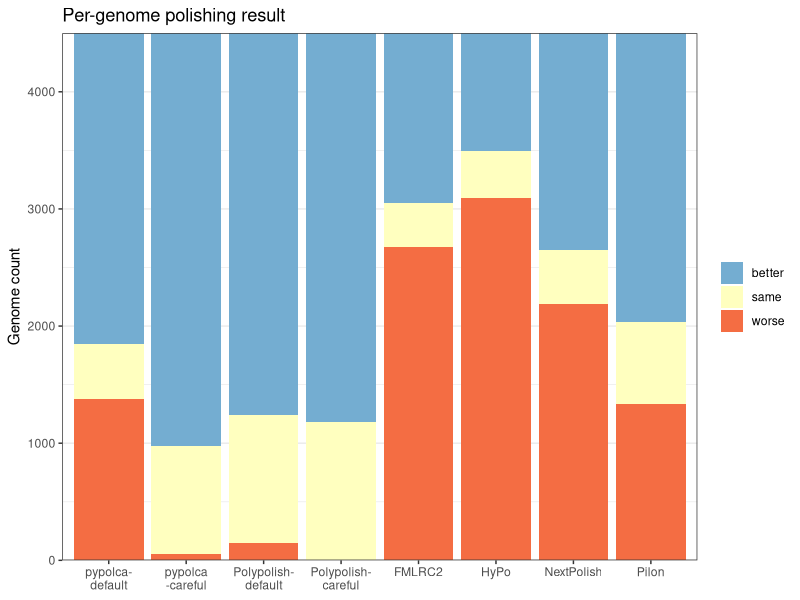
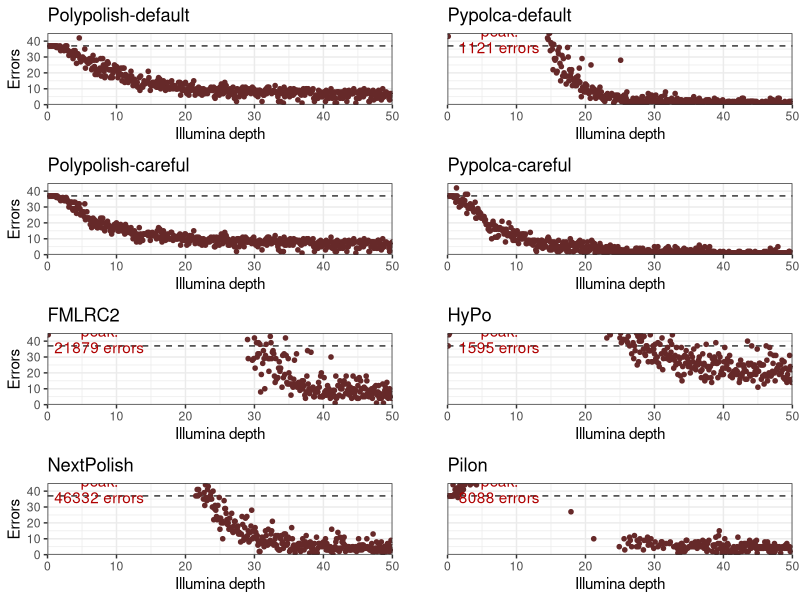
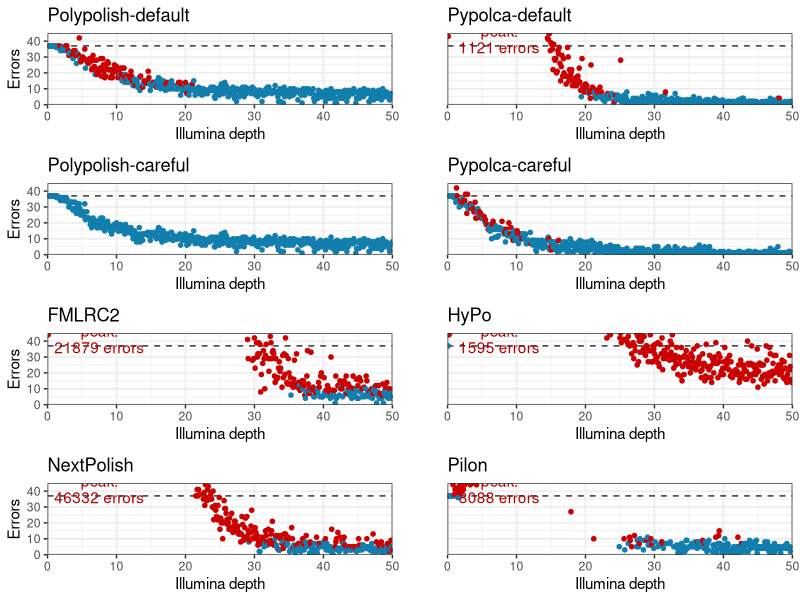
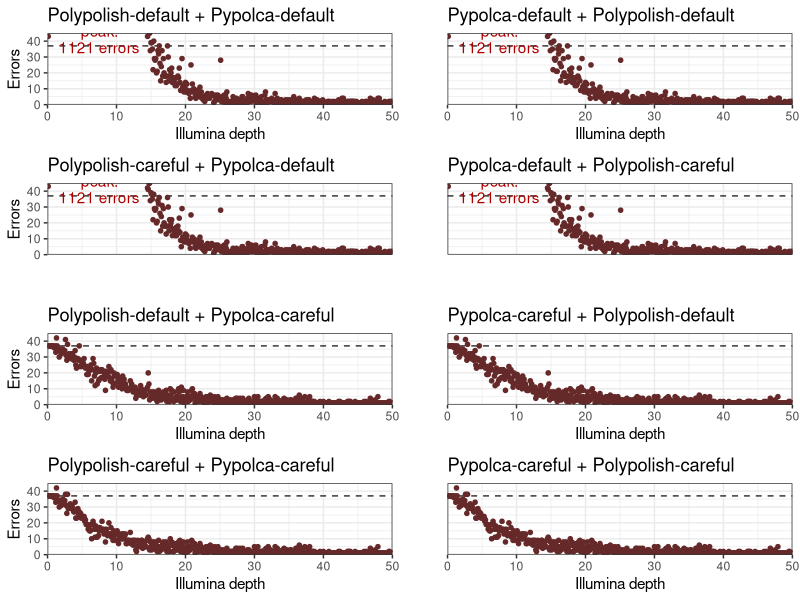
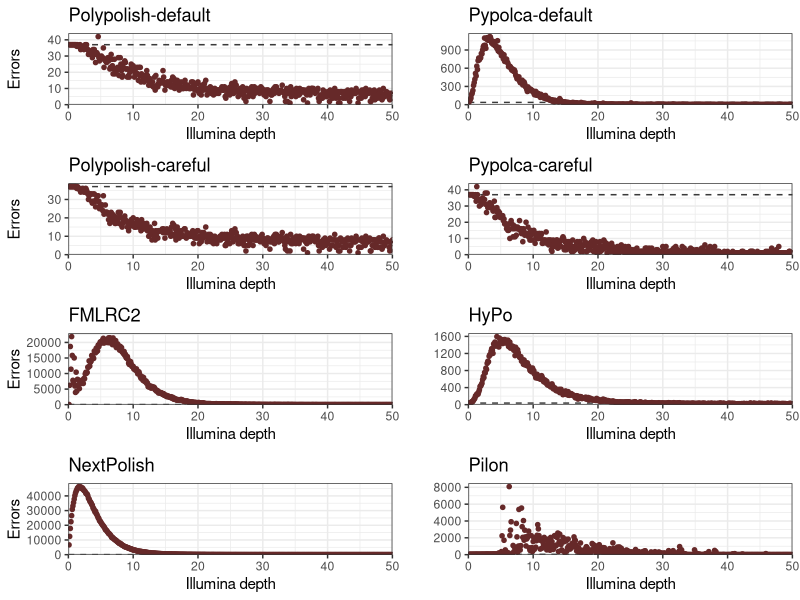

Source code (R) for these figures, in order:
## ---- chunk 1
library(tidyverse)
library(knitr)
library(readr)
library(dplyr)
library(cowplot)

plot_dir <- "plots"
dir.create(plot_dir)

opts_chunk$set(dpi=300, fig.path='plots/', echo=TRUE, dev=c('png','pdf'), warning=FALSE, message=FALSE)
pdf.options(useDingbats = FALSE)
## ---- chunk 2
per_genome_results <- read_delim("results.tsv", delim = "\t", escape_double = FALSE, trim_ws = TRUE)
colnames(per_genome_results) <- c("genome", "depth", "polishing", "errors")
per_genome_results$depth <- as.numeric(per_genome_results$depth)
per_genome_results <- per_genome_results %>% pivot_wider(names_from = polishing, values_from = errors)

per_genome_results <- per_genome_results %>%
  mutate(before_polish = case_when(
    genome == "ATCC_10708_Salmonella_enterica" ~ 3,
    genome == "ATCC_14035_Vibrio_cholerae" ~ 2,
    genome == "ATCC_17802_Vibrio_parahaemolyticus" ~ 2,
    genome == "ATCC_19119_Listeria_ivanovii" ~ 5,
    genome == "ATCC_25922_Escherichia_coli" ~ 1,
    genome == "ATCC_33560_Campylobacter_jejuni" ~ 5,
    genome == "ATCC_35221_Campylobacter_lari" ~ 18,
    genome == "ATCC_35897_Listeria_welshimeri" ~ 1,
    genome == "ATCC_BAA-679_Listeria_monocytogenes" ~ 0))
## ---- chunk 3
introduced <- per_genome_results
introduced$Polypolish_introduced <- ifelse(introduced$Polypolish - introduced$before_polish > 0, TRUE, FALSE)
introduced$`Polypolish-careful_introduced` <- ifelse(introduced$`Polypolish-careful` - introduced$before_polish > 0, TRUE, FALSE)
introduced$pypolca_introduced <- ifelse(introduced$pypolca - introduced$before_polish > 0, TRUE, FALSE)
introduced$`pypolca-careful_introduced` <- ifelse(introduced$`pypolca-careful` - introduced$before_polish > 0, TRUE, FALSE)
introduced$HyPo_introduced <- ifelse(introduced$HyPo - introduced$before_polish > 0, TRUE, FALSE)
introduced$FMLRC2_introduced <- ifelse(introduced$FMLRC2 - introduced$before_polish > 0, TRUE, FALSE)
introduced$NextPolish_introduced <- ifelse(introduced$NextPolish - introduced$before_polish > 0, TRUE, FALSE)
introduced$Pilon_introduced <- ifelse(introduced$Pilon - introduced$before_polish > 0, TRUE, FALSE)
introduced$`Polypolish+pypolca_introduced` <- ifelse(introduced$`Polypolish+pypolca` - introduced$before_polish > 0, TRUE, FALSE)
introduced$`Polypolish-careful+pypolca-careful_introduced` <- ifelse(introduced$`Polypolish-careful+pypolca-careful` - introduced$before_polish > 0, TRUE, FALSE)
introduced$`Polypolish-careful+pypolca_introduced` <- ifelse(introduced$`Polypolish-careful+pypolca` - introduced$before_polish > 0, TRUE, FALSE)
introduced$`Polypolish+pypolca-careful_introduced` <- ifelse(introduced$`Polypolish+pypolca-careful` - introduced$before_polish > 0, TRUE, FALSE)
introduced$`pypolca+Polypolish_introduced` <- ifelse(introduced$`pypolca+Polypolish` - introduced$before_polish > 0, TRUE, FALSE)
introduced$`pypolca-careful+Polypolish-careful_introduced` <- ifelse(introduced$`pypolca-careful+Polypolish-careful` - introduced$before_polish > 0, TRUE, FALSE)
introduced$`pypolca-careful+Polypolish_introduced` <- ifelse(introduced$`pypolca-careful+Polypolish` - introduced$before_polish > 0, TRUE, FALSE)
introduced$`pypolca+Polypolish-careful_introduced` <- ifelse(introduced$`pypolca+Polypolish-careful` - introduced$before_polish > 0, TRUE, FALSE)

total_results <- introduced %>%
  group_by(depth) %>%
  summarise(before_polish = sum(before_polish),
            polypolish_errors = sum(Polypolish),
            polypolish_introduced = any(Polypolish_introduced),
            polypolish_careful_errors = sum(`Polypolish-careful`),
            polypolish_careful_introduced = any(`Polypolish-careful_introduced`),
            pypolca_errors = sum(pypolca),
            pypolca_introduced = any(pypolca_introduced),
            pypolca_careful_errors = sum(`pypolca-careful`),
            pypolca_careful_introduced = any(`pypolca-careful_introduced`),
            hypo_errors = sum(HyPo),
            hypo_introduced = any(HyPo_introduced),
            fmlrc2_errors = sum(FMLRC2),
            fmlrc2_introduced = any(FMLRC2_introduced),
            nextpolish_errors = sum(NextPolish),
            nextpolish_introduced = any(NextPolish_introduced),
            pilon_errors = sum(Pilon),
            pilon_introduced = any(Pilon_introduced),
            polypolish_pypolca_errors = sum(`Polypolish+pypolca`),
            polypolish_pypolca_introduced = any(`Polypolish+pypolca_introduced`),
            polypolish_careful_pypolca_careful_errors = sum(`Polypolish-careful+pypolca-careful`),
            polypolish_careful_pypolca_careful_introduced = any(`Polypolish-careful+pypolca-careful_introduced`),
            polypolish_careful_pypolca_errors = sum(`Polypolish-careful+pypolca`),
            polypolish_careful_pypolca_introduced = any(`Polypolish-careful+pypolca_introduced`),
            polypolish_pypolca_careful_errors = sum(`Polypolish+pypolca-careful`),
            polypolish_pypolca_careful_introduced = any(`Polypolish+pypolca-careful_introduced`),
            pypolca_polypolish_errors = sum(`pypolca+Polypolish`),
            pypolca_polypolish_introduced = any(`pypolca+Polypolish_introduced`),
            pypolca_careful_polypolish_careful_errors = sum(`pypolca-careful+Polypolish-careful`),
            pypolca_careful_polypolish_careful_introduced = any(`pypolca-careful+Polypolish-careful_introduced`),
            pypolca_careful_polypolish_errors = sum(`pypolca-careful+Polypolish`),
            pypolca_careful_polypolish_introduced = any(`pypolca-careful+Polypolish_introduced`),
            pypolca_polypolish_careful_errors = sum(`pypolca+Polypolish-careful`),
            pypolca_polypolish_careful_introduced = any(`pypolca+Polypolish-careful_introduced`))
## ---- chunk 4
plot_to_45 <- function(column_name, polisher_name, no_x = FALSE, no_y = FALSE, include_colour = FALSE) {
  if (include_colour) {
    colours <- scale_colour_manual(values = c("TRUE" = "#CC0000", "FALSE" = "#127EAD"))
  } else {
    colours <- scale_colour_manual(values = c("TRUE" = "#662929", "FALSE" = "#662929"))
  }
  introduced_column <- gsub("_errors", "_introduced", column_name)
  peak_index <- which.max(total_results[[column_name]])
  peak_errors <- total_results[[column_name]][peak_index]
  peak_depth <- total_results$depth[peak_index]
  peak_label = paste("peak:\n", peak_errors, " errors", sep="")
  p <- ggplot(total_results, aes(x=depth, y=!!sym(column_name), colour=!!sym(introduced_column) )) +
    geom_hline(yintercept = 37, color="#3A3A3A", linetype = "dashed") +
    geom_point(size=1.25) + colours +
    theme_bw() + theme(legend.position = "none") +
    scale_x_continuous(limits = c(0, 50), expand = c(0, 0)) +
    scale_y_continuous(limits = c(0, 45), expand = c(0, 0)) +
    labs(title=polisher_name, x="Illumina depth", y="Errors")
  if (peak_errors > 45) {
    p <- p + annotate("text", label=peak_label, x=7.5, y=41.3, colour="#AF0000", lineheight = 0.9)
  }
  if (no_x) {
    p <- p + theme(axis.title.x=element_blank(), axis.text.x=element_blank(), axis.ticks.x=element_blank())
  }
  if (no_y) {
    p <- p + theme(axis.title.y=element_blank(), axis.text.y=element_blank(), axis.ticks.y=element_blank())
  }
  return(p)
}

include_colours = FALSE
p1 <- plot_to_45("polypolish_errors", "Polypolish-default", FALSE, FALSE, include_colours)
p2 <- plot_to_45("pypolca_errors", "Pypolca-default", FALSE, TRUE, include_colours)
p3 <- plot_to_45("polypolish_careful_errors", "Polypolish-careful", FALSE, FALSE, include_colours)
p4 <- plot_to_45("pypolca_careful_errors", "Pypolca-careful", FALSE, TRUE, include_colours)
p5 <- plot_to_45("fmlrc2_errors", "FMLRC2", FALSE, FALSE, include_colours)
p6 <- plot_to_45("hypo_errors", "HyPo", FALSE, TRUE, include_colours)
p7 <- plot_to_45("nextpolish_errors", "NextPolish", FALSE, FALSE, include_colours)
p8 <- plot_to_45("pilon_errors", "Pilon", FALSE, TRUE, include_colours)

jpeg(file = paste(plot_dir, "Figure2.jpeg", sep = "/" ), units = "in",
     width = 10,
     height = 12, bg = "transparent", res = 600)

plot_grid(p1, p2, p3, p4, p5, p6, p7, p8, nrow=4, align = 'hv')
dev.off()

include_colours = TRUE
p1 <- plot_to_45("polypolish_errors", "Polypolish-default", FALSE, FALSE, include_colours)
p2 <- plot_to_45("pypolca_errors", "Pypolca-default", FALSE, TRUE, include_colours)
p3 <- plot_to_45("polypolish_careful_errors", "Polypolish-careful", FALSE, FALSE, include_colours)
p4 <- plot_to_45("pypolca_careful_errors", "Pypolca-careful", FALSE, TRUE, include_colours)
p5 <- plot_to_45("fmlrc2_errors", "FMLRC2", FALSE, FALSE, include_colours)
p6 <- plot_to_45("hypo_errors", "HyPo", FALSE, TRUE, include_colours)
p7 <- plot_to_45("nextpolish_errors", "NextPolish", FALSE, FALSE, include_colours)
p8 <- plot_to_45("pilon_errors", "Pilon", FALSE, TRUE, include_colours)

jpeg(file = paste(plot_dir, "Supp_Figure3.jpeg", sep = "/" ), units = "in",
     width = 10,
     height = 12, bg = "transparent", res = 600)

plot_grid(p1, p2, p3, p4, p5, p6, p7, p8, nrow=4, align = 'hv')
dev.off()
## ---- chunk 5

print("Polypolish default per genome introduction - at least 1/9")
table(total_results$polypolish_introduced)

print("Polypolish careful per genome introduction - at least 1/9")
table(total_results$polypolish_careful_introduced)

print("Pypolca default per genome introduction - at least 1/9")
table(total_results$pypolca_introduced)

print("Pypolca default per genome introduction - at least 1/9")
table(total_results$pypolca_careful_introduced)

print("HyPo per genome introduction - at least 1/9")
table(total_results$hypo_introduced)

print("Pilon per genome introduction - at least 1/9")
table(total_results$pilon_introduced)

print("Nextpolish per genome introduction - at least 1/9")
table(total_results$nextpolish_introduced)

print("FMLRC2 per genome introduction - at least 1/9")
table(total_results$fmlrc2_introduced)

## ---- chunk 6

print("Polypolish default per genome introduction - at least 1/9")
table(introduced$Polypolish_introduced)

print("Polypolish careful per genome introduction - at least 1/9")
table(introduced$`Polypolish-careful_introduced`)

print("Pypolca default per genome introduction - at least 1/9")
table(introduced$pypolca_introduced)

print("Pypolca default per genome introduction - at least 1/9")
table(introduced$`pypolca-careful_introduced`)

print("HyPo per genome introduction - at least 1/9")
table(introduced$HyPo_introduced)

print("Pilon per genome introduction - at least 1/9")
table(introduced$Pilon_introduced)

print("Nextpolish per genome introduction - at least 1/9")
table(introduced$NextPolish_introduced)

print("FMLRC2 per genome introduction - at least 1/9")
table(introduced$FMLRC2_introduced)

## ---- chunk 7
p1 <- plot_to_45("polypolish_pypolca_errors", "Polypolish-default + Pypolca-default", FALSE, FALSE)
p2 <- plot_to_45("pypolca_polypolish_errors", "Pypolca-default + Polypolish-default", FALSE, TRUE)
p3 <- plot_to_45("polypolish_careful_pypolca_errors", "Polypolish-careful + Pypolca-default", TRUE, FALSE)
p4 <- plot_to_45("pypolca_polypolish_careful_errors", "Pypolca-default + Polypolish-careful", TRUE, TRUE)
p5 <- plot_to_45("polypolish_pypolca_careful_errors", "Polypolish-default + Pypolca-careful", FALSE, FALSE)
p6 <- plot_to_45("pypolca_careful_polypolish_errors", "Pypolca-careful + Polypolish-default", FALSE, TRUE)
p7 <- plot_to_45("polypolish_careful_pypolca_careful_errors", "Polypolish-careful + Pypolca-careful", FALSE, FALSE)
p8 <- plot_to_45("pypolca_careful_polypolish_careful_errors", "Pypolca-careful + Polypolish-careful", FALSE, TRUE)

jpeg(file = paste(plot_dir, "Supp_Figure5.jpeg", sep = "/" ), units = "in",
     width = 10,
     height = 12, bg = "transparent", res = 600)

plot_grid(p1, p2, p3, p4, p5, p6, p7, p8, nrow=4, align = 'hv')
dev.off()
## ---- chunk 8
plot_full_range <- function(column_name, polisher_name, no_x = FALSE, no_y = FALSE, include_colour = FALSE) {
  if (include_colour) {
    colours <- scale_colour_manual(values = c("TRUE" = "#CC0000", "FALSE" = "#127EAD"))
  } else {
    colours <- scale_colour_manual(values = c("TRUE" = "#662929", "FALSE" = "#662929"))
  }
  introduced_column <- gsub("_errors", "_introduced", column_name)
  max_y <- max(total_results[[column_name]], na.rm = TRUE) * 1.05
  p <- ggplot(total_results, aes(x=depth,y=!!sym(column_name),colour=!!sym(introduced_column) )) +
    geom_hline(yintercept = 37, color="#3A3A3A", linetype = "dashed") +
    geom_point(size=1.25) + colours +
    theme_bw() + theme(legend.position = "none") +
    scale_x_continuous(limits = c(0, 50), expand = c(0, 0)) +
    scale_y_continuous(limits = c(0, max_y), expand = c(0, 0)) +
    labs(title=polisher_name, x="Illumina depth", y="Errors")
  if (no_x) {
    p <- p + theme(axis.title.x=element_blank(), axis.text.x=element_blank(), axis.ticks.x=element_blank())
  }
  if (no_y) {
    p <- p + theme(axis.title.y=element_blank())
  }
  return(p)
}

p1 <- plot_full_range("polypolish_errors", "Polypolish-default", FALSE, FALSE, include_colour=FALSE)
p2 <- plot_full_range("pypolca_errors", "Pypolca-default", FALSE, TRUE,include_colour=FALSE)
p3 <- plot_full_range("polypolish_careful_errors", "Polypolish-careful", FALSE, FALSE,include_colour=FALSE)
p4 <- plot_full_range("pypolca_careful_errors", "Pypolca-careful", FALSE, TRUE,include_colour=FALSE)
p5 <- plot_full_range("fmlrc2_errors", "FMLRC2", FALSE, FALSE,include_colour=FALSE)
p6 <- plot_full_range("hypo_errors", "HyPo", FALSE, TRUE,include_colour=FALSE)
p7 <- plot_full_range("nextpolish_errors", "NextPolish", FALSE, FALSE,include_colour=FALSE)
p8 <- plot_full_range("pilon_errors", "Pilon", FALSE, TRUE,include_colour=FALSE)



jpeg(file = paste(plot_dir, "Supp_Figure2.jpeg", sep = "/" ), units = "in",
     width = 10,
     height = 12, bg = "transparent", res = 600)


plot_grid(p1, p2, p3, p4, p5, p6, p7, p8, nrow=4, align = 'hv')

dev.off()

## ---- chunk 9
count_results <- function(tool_name, data) {
  tibble(
    Tool = tool_name,
    better = nrow(data %>% filter(!!sym(tool_name) < before_polish)),
    same = nrow(data %>% filter(!!sym(tool_name) == before_polish)),
    worse = nrow(data %>% filter(!!sym(tool_name) > before_polish))
  )
}

made_better_or_worse <- map_dfr(c("Polypolish", "Polypolish-careful", "pypolca", "pypolca-careful", "HyPo", "FMLRC2", "NextPolish", "Pilon"),
                                count_results, data = per_genome_results)

made_better_or_worse <- made_better_or_worse %>%
  pivot_longer(cols = -Tool, names_to = "Outcome", values_to = "Count") %>%
  mutate(Outcome = factor(Outcome, levels = c("better", "same", "worse"))) %>%
  mutate(Tool = factor(Tool, levels = c("pypolca", "pypolca-careful", "Polypolish", "Polypolish-careful", "FMLRC2", "HyPo", "NextPolish", "Pilon")))

# Create the stacked-bar plot
ggplot(made_better_or_worse, aes(x = Tool, y = Count, fill = Outcome)) +
  geom_bar(stat = "identity") +
  labs(title = "Per-genome polishing result", x = NULL, y = "Genome count") +
  theme_bw() + theme(legend.title=element_blank()) +
  scale_fill_manual(values = c("better" = "#74add1",
                               "same" = "#ffffbf",
                               "worse" = "#f46d43")) +
  scale_y_continuous(expand = c(0, 0)) + 
  scale_x_discrete(labels = c("pypolca-\ndefault", "pypolca\n-careful", "Polypolish-\ndefault", "Polypolish-\ncareful", "FMLRC2", "HyPo", "NextPolish", "Pilon"))
## ---- chunk 10
best_by_depth_range <- function(total_results, min_depth, max_depth) {
  results_by_depth <- total_results %>% filter(depth > min_depth & depth <= max_depth)
  results_by_depth <- results_by_depth
  best_results <- results_by_depth %>%
    select(-depth) %>%
    summarise_all(sum) %>%
    pivot_longer(cols = everything(), names_to = "tool", values_to = "sum") %>%
    filter(sum == min(sum))
  return(best_results$tool)
}

interval <- 10
for (min_depth in seq(0, 45, interval)) {
  max_depth <- min_depth + interval
  best_tools <- best_by_depth_range(total_results, min_depth, max_depth)
  best_tools <- paste(best_tools, collapse = ", ")
  best_tools <- str_replace_all(best_tools, "_errors", "")
  cat(min_depth, "-", max_depth, ": ", best_tools, "\n", sep="")
}
## ---- chunk 11

# Function to find the first row where value is 37 or lower for a given column
# at least 2x
find_first_row_below_threshold <- function(data, column_name, threshold) {
  first_row <- which(total_results[[column_name]][21:500] <= threshold)[1]  # Find the first row where value is <= threshold
  if (is.na(first_row)) {
    message("No rows found below threshold for column ", column_name)
    return(NA)
  } else {
    first_row <- first_row + 20 # to make up for the 20 offset
   cat("The lowest value of coverage for ", column_name ,  " where errors is equal or below", threshold, " is:", total_results$depth[first_row], "\n")
} 
    return(first_row)
  }
  

# Example usage
column_name <- "hypo_errors"  # Specify the column name
threshold <- 37  # Specify the threshold

first_row <- find_first_row_below_threshold(data, "pypolca_errors", threshold)
first_row <- find_first_row_below_threshold(data, "fmlrc2_errors", threshold)
first_row <- find_first_row_below_threshold(data, "hypo_errors", threshold)
first_row <- find_first_row_below_threshold(data, "nextpolish_errors", threshold)
first_row <- find_first_row_below_threshold(data, "pilon_errors", threshold)





## ---- chunk 12
find_last_row_above_threshold <- function(data, column_name, threshold) {
  last_row <- max(which(total_results[[column_name]] > threshold))  # Find the last row where value is > threshold
  if (is.na(last_row)) {
    message("No rows found above threshold for column ", column_name)
    return(NA)
  } else {
   cat("The highest value of coverage for ", column_name ,  " where errors is equal or above", threshold, " is:", total_results$depth[last_row], "\n")
    return(last_row)
  }
}

# Example usage
column_name <- "hypo_errors"  # Specify the column name
threshold <- 37  # Specify the threshold

last_row <- find_last_row_above_threshold(data, "pypolca_errors", threshold)
last_row <- find_last_row_above_threshold(data, "fmlrc2_errors", threshold)
last_row <- find_last_row_above_threshold(data, "hypo_errors", threshold)
last_row <- find_last_row_above_threshold(data, "nextpolish_errors", threshold)
last_row <- find_last_row_above_threshold(data, "pilon_errors", threshold)
## ---- chunk 13

total_results %>%  filter(depth >= 25)


total_results %>%  filter(depth >= 25) %>% 
  pivot_longer(cols = before_polish:pilon_errors,
               names_to = "polisher", values_to = "value") %>%
  group_by(polisher) %>%
  summarize(
    mean_errors = mean(value, na.rm = TRUE),
    median_errors = median(value, na.rm = TRUE),
    sd_errors = sd(value, na.rm = TRUE),
    min_errors = min(value, na.rm = TRUE),
    max_errors = max(value, na.rm = TRUE),
    improvements = sum(value < 37, na.rm = TRUE),
    worse = sum(value > 37, na.rm = TRUE),
    equal = sum(value == 37, na.rm = TRUE),
  )


## ---- chunk 14

df_subset <- total_results[, c("depth","polypolish_careful_errors", "pypolca_careful_errors", "polypolish_errors")]

errors_by_bin <- df_subset %>%  
  filter(depth >= 0 ) %>% 
  mutate(bin = cut(depth, breaks = seq(0, max(depth) + 5, by = 5), include.lowest = TRUE)) %>%
  pivot_longer(cols = polypolish_errors:polypolish_careful_errors,
               names_to = "polisher", values_to = "value") %>%
  group_by(polisher, bin) %>%
  summarize(
    mean_errors = mean(value, na.rm = TRUE),
    median_errors = median(value, na.rm = TRUE),
    sd_errors = sd(value, na.rm = TRUE),
    min_errors = min(value, na.rm = TRUE),
    max_errors = max(value, na.rm = TRUE),
    improvements = sum(value < 37, na.rm = TRUE),
    worse = sum(value > 37, na.rm = TRUE),
    equal = sum(value == 37, na.rm = TRUE),
  )

errors_by_bin %>%  view()



## ---- chunk 15




total_results %>%  filter(depth >= 25) %>% 
  pivot_longer(cols = polypolish_pypolca_errors:pypolca_polypolish_careful_errors,
               names_to = "polisher", values_to = "value") %>%
  group_by(polisher) %>%
  summarize(
    mean_errors = mean(value, na.rm = TRUE),
    median_errors = median(value, na.rm = TRUE),
    sd_errors = sd(value, na.rm = TRUE),
    min_errors = min(value, na.rm = TRUE),
    max_errors = max(value, na.rm = TRUE),
    improvements = sum(value < 37, na.rm = TRUE),
    worse = sum(value > 37, na.rm = TRUE),
    equal = sum(value == 37, na.rm = TRUE),
  )




## ---- chunk 16

errors_by_bin <- total_results %>%  filter(depth >= 0 ) %>% 
  mutate(bin = cut(depth, breaks = seq(0, max(depth) + 5, by = 5), include.lowest = TRUE)) %>%
  pivot_longer(cols = polypolish_pypolca_errors:pypolca_polypolish_careful_errors,
               names_to = "polisher", values_to = "value") %>%
  group_by(polisher, bin) %>%
  summarize(
    mean_errors = mean(value, na.rm = TRUE),
    median_errors = median(value, na.rm = TRUE),
    sd_errors = sd(value, na.rm = TRUE),
    min_errors = min(value, na.rm = TRUE),
    max_errors = max(value, na.rm = TRUE),
    improvements = sum(value < 37, na.rm = TRUE),
    worse = sum(value > 37, na.rm = TRUE),
    equal = sum(value == 37, na.rm = TRUE),
  )

# keep only the 4 best with pypolca careful
pyolca_careful <- errors_by_bin %>% filter( grepl ("pypolca_careful", polisher) )

pyolca_careful %>%  view()
